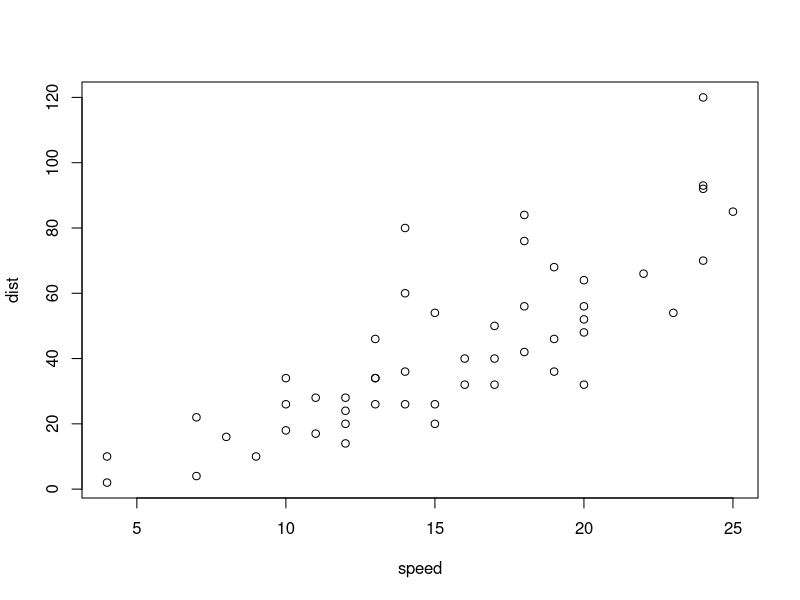
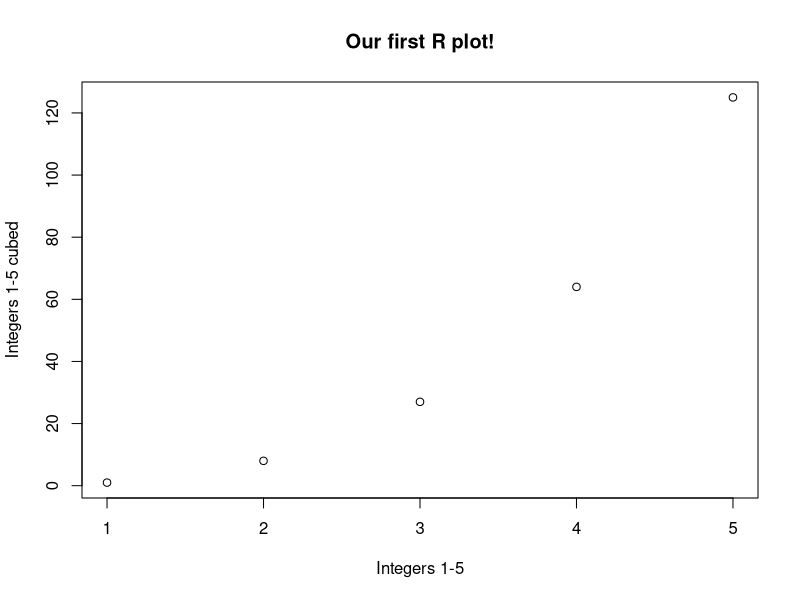
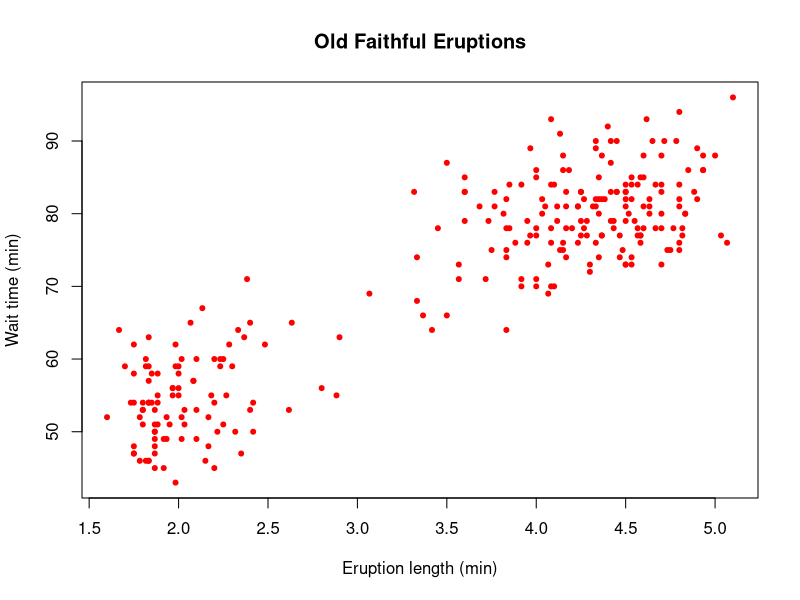
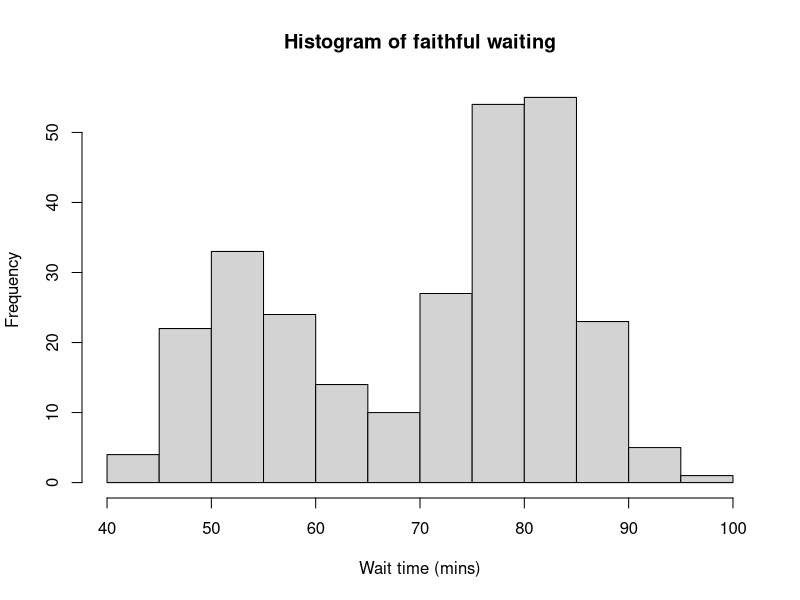
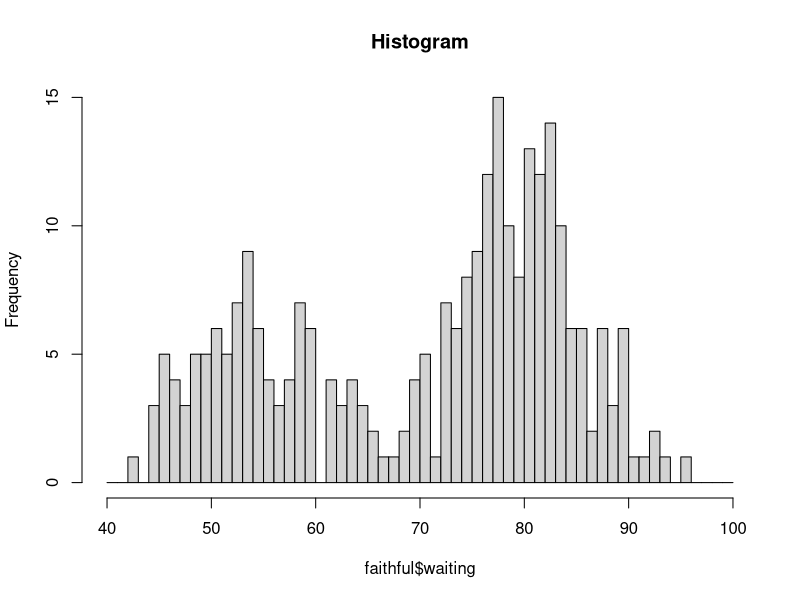
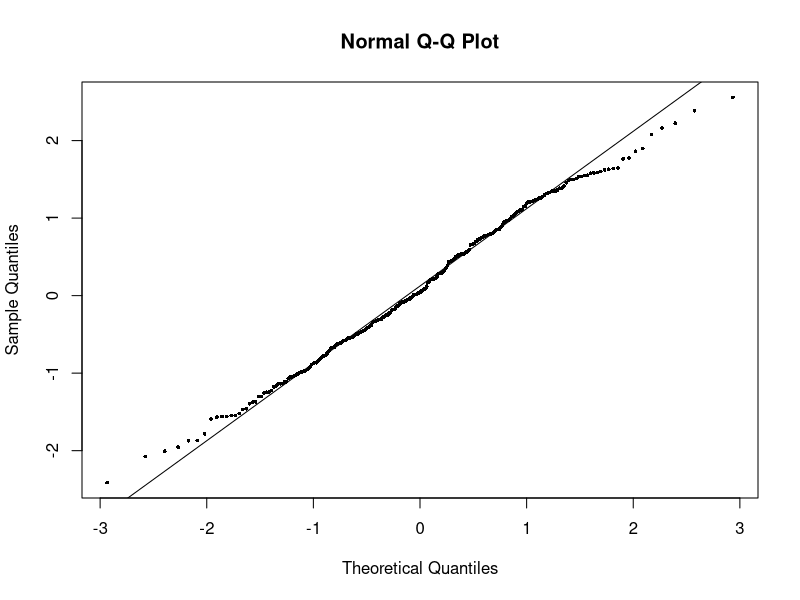
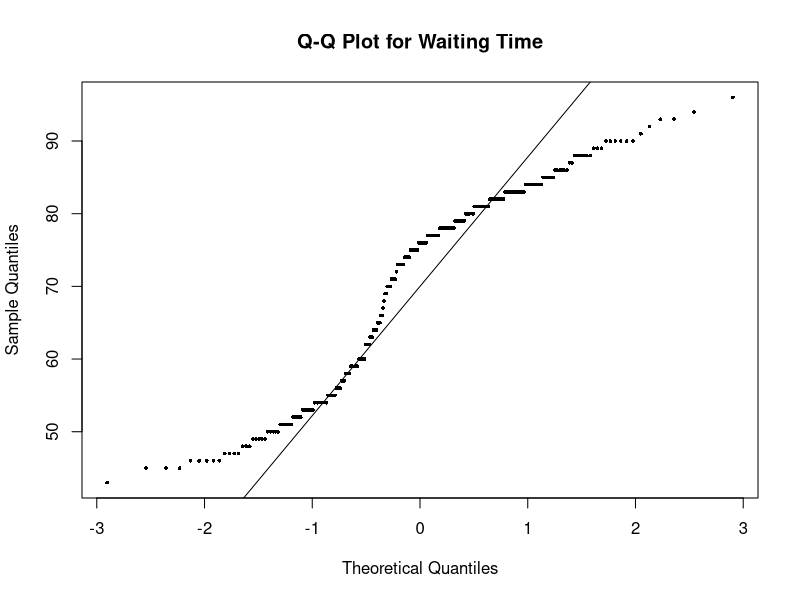
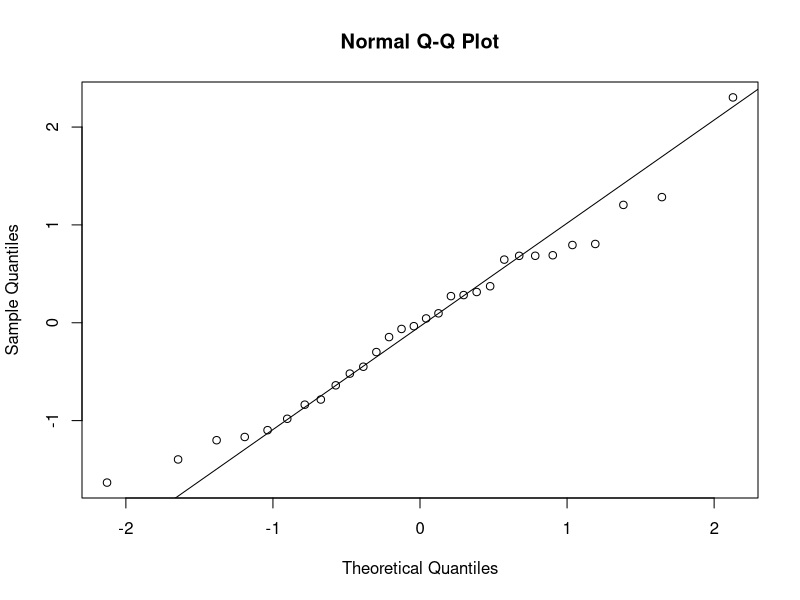

Here is the R script that generated these plots, in order:
## ---- chunk 1
plot(cars)
## ---- chunk 2
print("Hello World",quote=FALSE)
## ---- chunk 3
widget = c(3,0,10,-4,0.5)
widget ^ widget
## ---- chunk 4
x = c(1, 2, 3, 4, 5)
y = c(1, 8, 27, 64, 125)
plot(x, y, main="Our first R plot!",
     xlab = "Integers 1-5",
     ylab = "Integers 1-5 cubed")
## ---- chunk 5
library(datasets)
data("faithful")
plot(faithful, main="Old Faithful Eruptions",
     xlab = "Eruption length (min)",
     ylab = "Wait time (min)", pch=20, col="red")
## ---- chunk 6
library(datasets)
data("faithful")
faithful
## ---- chunk 7
hist(faithful$waiting, main="Histogram of faithful waiting",
     xlab = "Wait time (mins)",
     ylab = "Frequency")
## ---- chunk 8
# breaks in the dataset
hist(faithful$waiting, plot=FALSE)$breaks
hist(faithful$waiting, plot=FALSE)$counts

## ---- chunk 9
hist(faithful$waiting,main="Histogram",
     breaks=seq(from=40,to=100,by=1))
## ---- chunk 10
# Breaks
hist(faithful$waiting,
     breaks = seq(from=40,to=100,by=1), plot=FALSE)$breaks

# Counts
hist(faithful$waiting,
     breaks=seq(from=40,to=100,by=1), plot=FALSE)$counts
## ---- chunk 11
x = rnorm(300)
qqnorm(x,pch=16,cex=.5)
qqline(x)
## ---- chunk 12
qqnorm(faithful$waiting,pch=16,cex=.5,
       main = "Q-Q Plot for Waiting Time")

qqline(faithful$waiting)
## ---- chunk 13
x = rnorm(30); qqnorm(x); qqline(x)
## ---- chunk 14
x = rnorm(100); qqnorm(x,pch=16,cex=.5); qqline(x)
## ---- chunk 15
?mean
